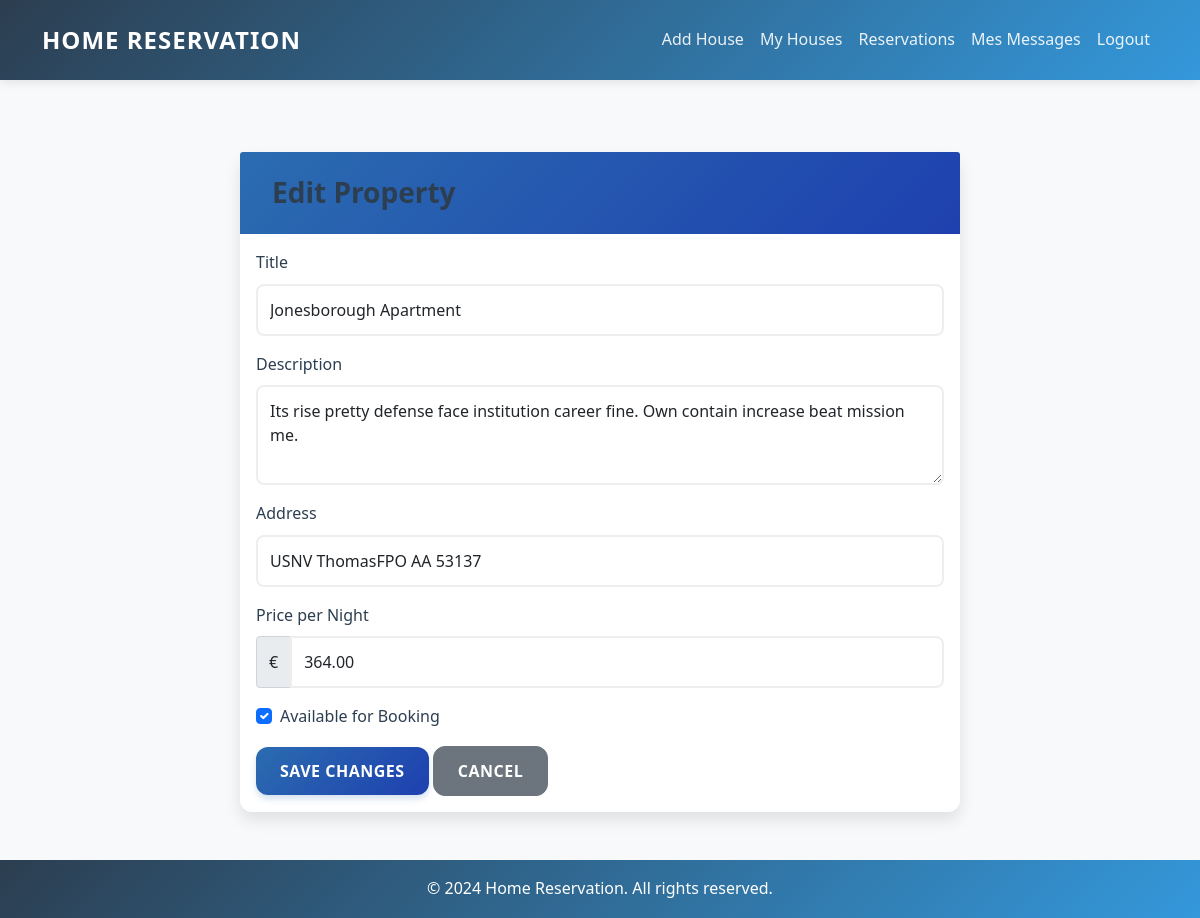
The app's page /houses/1/edit/ (signed in) with its own data.
### maison/models.py (models this page shows, shortened)
class Maison(models.Model):
    titre = models.CharField(max_length=100)
    description = models.TextField()
    adresse = models.CharField(max_length=255)
    prix_par_nuit = models.DecimalField(max_digits=10, decimal_places=2)
    disponible = models.BooleanField(default=True)
    proprietaire = models.ForeignKey(UserProfile, on_delete=models.CASCADE, limit_choices_to={'role': 'proprietaire'})
    image = models.ImageField(upload_to='houses/', null=True, blank=True)  # Add this line

### maison/views.py (the view)
# urls.py: path('houses/<int:house_id>/edit/', maison_views.edit_house, name='edit_house'),
@login_required
def edit_house(request, house_id):
    house = get_object_or_404(Maison, id=house_id, proprietaire=request.user.userprofile)
    if request.method == 'POST':
        form = MaisonForm(request.POST, instance=house)
        if form.is_valid():
            form.save()
            messages.success(request, 'Property updated successfully!')
            return redirect('my_houses')
    return render(request, 'maison/edit_house.html', {'house': house})

### templates/maison/edit_house.html (shortened to what this page needs)
{% extends 'base.html' %}
{% block content %}
<div class="container mt-5">
    <div class="row justify-content-center">
        <div class="col-md-8">
            <div class="card">
                <div class="card-header">
                    <h3 class="card-title mb-0">Edit Property</h3>
                </div>
                <div class="card-body">
                    <form method="POST" enctype="multipart/form-data">
                        <div class="mb-3">
                            <label for="titre" class="form-label">Title</label>
                            <input type="text" class="form-control" id="titre" name="titre" value="{{ house.titre }}" required>
                        </div>
                        <div class="mb-3">
                            <label for="description" class="form-label">Description</label>
                            <textarea class="form-control" id="description" name="description" rows="3" required>{{ house.description }}</textarea>
                        </div>
                        <div class="mb-3">
                            <label for="adresse" class="form-label">Address</label>
                            <input type="text" class="form-control" id="adresse" name="adresse" value="{{ house.adresse }}" required>
                        </div>
                        <div class="mb-3">
                            <label for="prix_par_nuit" class="form-label">Price per Night</label>
                            <div class="input-group">
                                <span class="input-group-text">€</span>
                                <input type="number" class="form-control" id="prix_par_nuit" name="prix_par_nuit" value="{{ house.prix_par_nuit }}" required>
                            </div>
                        </div>
                        <div class="mb-3">
                            <div class="form-check">
                                <input class="form-check-input" type="checkbox" id="disponible" name="disponible" {% if house.disponible %}checked{% endif %}>
                                <label class="form-check-label" for="disponible">
                                    Available for Booking
                                </label>
                            </div>
                        </div>
                        <button type="submit" class="btn btn-primary">Save Changes</button>
                        <a href="{% url 'my_houses' %}" class="btn btn-secondary">Cancel</a>
                    </form>
                </div>
            </div>
        </div>
    </div>
</div>
{% endblock %}

### static/css/style.css (style rules this page uses)
:root { --primary-color: #2b6cb0; --secondary-color: #1a4971; --accent-color: #3b82f6; --success-color: #059669; --warning-color: #d97706; --danger-color: #dc2626; --text-color: #1f2937; --text-secondary: #4b5563; --light-bg: #f8fafc; --dark-bg: #1e293b; --border-radius: 0.75rem; --box-shadow: 0 10px 15px -3px rgba(0, 0, 0, 0.1), 0 4px 6px -2px rgba(0, 0, 0, 0.05); --transition: all 0.3s cubic-bezier(0.4, 0, 0.2, 1); --primary-gradient: linear-gradient(135deg, #2b6cb0, #1e40af); --success-gradient: linear-gradient(135deg, #059669, #047857); --danger-gradient: linear-gradient(135deg, #dc2626, #b91c1c); --warning-gradient: linear-gradient(135deg, #d97706, #b45309); }
body { font-family: 'Inter', 'Poppins', sans-serif; color: var(--text-color); background-color: var(--light-bg); line-height: 1.6; }
.card { background: white; border: none; border-radius: var(--border-radius); box-shadow: var(--box-shadow); transition: var(--transition); }
.card-header { background: var(--primary-gradient); color: white; padding: 1.5rem 2rem; border: none; }
.card-title { color: var(--primary-color); font-weight: 600; margin-bottom: 1.5rem; }
.btn { padding: 0.75rem 1.5rem; font-weight: 600; border-radius: var(--border-radius); transition: var(--transition); text-transform: uppercase; letter-spacing: 0.5px; }
.btn-primary { background: var(--primary-gradient); border: none; box-shadow: 0 4px 6px rgba(43, 108, 176, 0.2); }

### templates/base.html (style rules this page uses)
:root { --primary-color: #2c3e50; --secondary-color: #3498db; --accent-color: #e74c3c; --text-color: #2c3e50; --light-bg: #f8f9fa; }
html, body { height: 100%; margin: 0; display: flex; flex-direction: column; }
body { font-family: 'Segoe UI', system-ui, -apple-system, sans-serif; color: var(--text-color); line-height: 1.6; }
.container { flex: 1; }
.card { border: none; border-radius: 12px; box-shadow: 0 8px 16px rgba(0,0,0,0.1); transition: transform 0.3s ease; }
.form-control { border-radius: 8px; border: 2px solid #eee; padding: 12px; transition: all 0.3s ease; }

### records on screen
Maison: titre "Jonesborough Apartment", description "Its rise pretty defense face institution career fine. Own contain increase beat mission me.", adresse "USNV ThomasFPO AA 53137", prix_par_nuit "364.00", disponible "☑"
